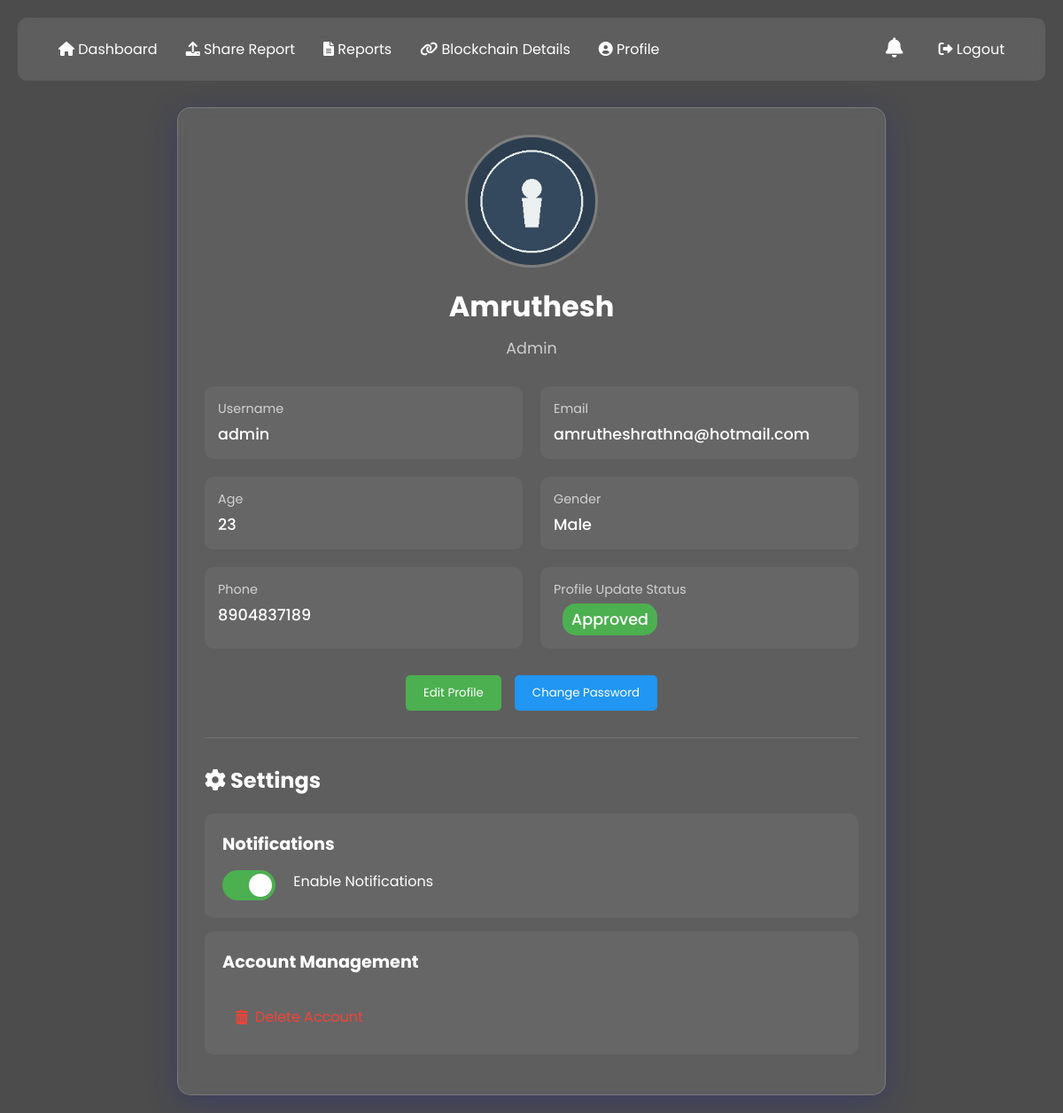
Page /profile (signed in) on the committed database.
### tables this page shows
CREATE TABLE users
                 (id INTEGER PRIMARY KEY,
                  username TEXT UNIQUE,
                  password TEXT,
                  email TEXT,
                  full_name TEXT,
                  user_type TEXT,
                  age INTEGER,
                  gender TEXT,
                  phone TEXT,
                  edit_status TEXT DEFAULT NULL,
                  pending_changes TEXT DEFAULT NULL
                    , last_login TEXT, notification_preference BOOLEAN DEFAULT 1, profile_photo VARCHAR(255) DEFAULT 'default_profile.png');

### medical_blockchain_app.py (the view, shortened to what this page needs)
@app.route('/profile')
@login_required
def profile():
    db = get_db()
    c = db.cursor()
    c.execute('''SELECT id, username, email, full_name, user_type, age, gender, phone, edit_status,
                 notification_preference, profile_photo FROM users WHERE username = ?''', (session['username'],))
    user = c.fetchone()
    if user:
        user_dict = {
            'id': user[0],
            'username': user[1],
            'email': user[2],
            'full_name': user[3],
            'user_type': user[4],
            'age': user[5],
            'gender': user[6],
            'phone': user[7],
            'edit_status': user[8],
            'notification_preference': (str(user[9]) == '1') if user[9] is not None else True,
            'profile_photo': user[10] if user[10] is not None else 'default_profile.png'
        }
        response = make_response(render_template('user_profile.html', user=user_dict))
        response.headers['Cache-Control'] = 'no-cache, no-store, must-revalidate'
        response.headers['Pragma'] = 'no-cache'
        response.headers['Expires'] = '0'
        return response

### medical_blockchain_app.py (called while the page is built)
def login_required(f):
    @wraps(f)
    def decorated_function(*args, **kwargs):
        if 'username' not in session:
            session.clear()
            flash('Please log in to access this page.', 'error')
            return redirect(url_for('login'))
        return f(*args, **kwargs)
    return decorated_function

def get_db():
    db = getattr(g, '_database', None)
    if db is None:
        db = g._database = sqlite3.connect(DATABASE)
    return db

@app.teardown_appcontext
def close_connection(exception):
    db = getattr(g, '_database', None)
    if db is not None:
        db.close()

### templates/user_profile.html (shortened to what this page needs)
<!DOCTYPE html>
<html lang="en">
<head>
    <link rel="stylesheet" href="https://cdnjs.cloudflare.com/ajax/libs/font-awesome/6.0.0/css/all.min.css">
</head>
<body>
    <div class="nav">
        <a href="{{ url_for('user_dashboard') }}"><i class="fas fa-home"></i> Dashboard</a>
        <a href="{{ url_for('upload_file1') }}"><i class="fas fa-upload"></i> Share Report</a>
        <a href="{{ url_for('shared_files') }}"><i class="fas fa-file-alt"></i> Reports</a>
        <a href="{{ url_for('blockchain_details') }}"><i class="fas fa-link"></i> Blockchain Details</a>
        <a href="{{ url_for('profile') }}"><i class="fas fa-user-circle"></i> Profile</a>
        <div class="notification-bell" id="notificationBell" onclick="toggleNotifications(event)" style="margin-right: 24px;">
            <i class="fas fa-bell"></i>
        </div>
        <a href="{{ url_for('logout') }}"><i class="fas fa-sign-out-alt"></i> Logout</a>
    </div>
    <div class="container">
        <div class="profile-card">
            <div class="profile-header">
                <img src="{{ url_for('static', filename='profile_photos/' + user.profile_photo) }}"
                     alt="Profile Photo"
                     class="profile-photo"
                     onclick="document.getElementById('profile-photo-upload').click()">
                <h1>{{ user.full_name }}</h1>
                <p>{{ user.user_type|title }}</p>
            </div>
            <div class="profile-info">
                <div class="info-group">
                    <label>Username</label>
                    <span>{{ user.username }}</span>
                </div>
                <div class="info-group">
                    <label>Email</label>
                    <span>{{ user.email }}</span>
                </div>
                <div class="info-group">
                    <label>Age</label>
                    <span>{{ user.age }}</span>
                </div>
                <div class="info-group">
                    <label>Gender</label>
                    <span>{{ user.gender }}</span>
                </div>
                <div class="info-group">
                    <label>Phone</label>
                    <span>{{ user.phone }}</span>
                </div>
                {% if user.edit_status %}
                <div class="info-group">
                    <label>Profile Update Status</label>
                    <span class="status-badge {{ user.edit_status }}">
                        {{ user.edit_status|title }}
                    </span>
                </div>
                {% endif %}
            </div>
            <div class="profile-actions">
                <button class="action-btn" onclick="toggleEditForm()">Edit Profile</button>
                <button class="action-btn secondary" onclick="togglePasswordForm()">Change Password</button>
            </div>
            <div class="settings-section">
                <h2><i class="fas fa-cog"></i> Settings</h2>
                <div class="settings-group">
                    <h3>Notifications</h3>
                    <label class="toggle-switch">
                        <span class="toggle-slider"></span>
                    </label>
                    <span style="margin-left: 1rem;">Enable Notifications</span>
                </div>
                <div class="settings-group">
                    <h3>Account Management</h3>
                    <a href="#" class="delete-account" onclick="confirmDeleteAccount()">
                        <i class="fas fa-trash-alt"></i> Delete Account
                    </a>
                </div>
            </div>
        </div>
    </div>
</body>
</html>

### templates/user_profile.html (style rules this page uses)
* { margin: 0; padding: 0; box-sizing: border-box; font-family: 'Poppins', sans-serif; }
body { min-height: 100vh; background: linear-gradient(rgba(0, 0, 0, 0.7), rgba(0, 0, 0, 0.7)), url('https://images.unsplash.com/photo-1576091160550-2173dba999ef?ixlib=rb-4.0.3&ixid=M3wxMjA3fDB8MHxwaG90by1wYWdlfHx8fGVufDB8fHx8fA%3D%3D&auto=format&fit=crop&w=2070&q=80'); background-size: cover; background-position: center; background-attachment: fixed; padding: 20px; }
.nav { display: flex; align-items: center; background: rgba(255, 255, 255, 0.1); backdrop-filter: blur(10px); padding: 15px 30px; border-radius: 10px; margin-bottom: 30px; overflow: visible; z-index: 10001; }
.nav a { color: #fff; text-decoration: none; padding: 8px 16px; border-radius: 5px; transition: background 0.3s ease; }
.container { max-width: 800px; margin: 0 auto; }
.profile-card { background: rgba(255, 255, 255, 0.1); backdrop-filter: blur(10px); border-radius: 15px; padding: 30px; color: #fff; box-shadow: 0 8px 32px 0 rgba(31, 38, 135, 0.37); border: 1px solid rgba(255, 255, 255, 0.18); position: relative; z-index: 1; }
.profile-header { text-align: center; margin-bottom: 30px; position: relative; }
.profile-photo { width: 150px; height: 150px; border-radius: 50%; margin: 0 auto 20px; object-fit: cover; border: 3px solid rgba(255, 255, 255, 0.2); cursor: pointer; transition: transform 0.3s ease; display: block; }
.profile-header h1 { font-size: 2em; margin-bottom: 10px; }
.profile-header p { color: rgba(255, 255, 255, 0.7); font-size: 1.1em; }
.profile-info { display: grid; grid-template-columns: repeat(2, 1fr); gap: 20px; margin-bottom: 30px; }
.info-group { background: rgba(255, 255, 255, 0.05); padding: 15px; border-radius: 10px; }
.info-group label { display: block; color: rgba(255, 255, 255, 0.7); margin-bottom: 5px; font-size: 0.9em; }
.info-group span { font-size: 1.1em; font-weight: 500; }
.profile-actions { display: flex; gap: 15px; justify-content: center; margin-bottom: 30px; }
.action-btn { display: inline-block; padding: 10px 20px; border-radius: 5px; text-decoration: none; color: white; background: #4CAF50; border: none; cursor: pointer; transition: background 0.3s ease; }
.action-btn.secondary { background: #2196F3; }
.settings-section { margin-top: 30px; padding-top: 30px; border-top: 1px solid rgba(255, 255, 255, 0.1); }
.settings-section h2 { margin-bottom: 20px; color: #fff; font-size: 1.5em; }
.settings-group { background: rgba(255, 255, 255, 0.05); padding: 20px; border-radius: 10px; margin-bottom: 15px; }
.settings-group h3 { margin: 0 0 15px 0; color: #fff; font-size: 1.2em; }
.toggle-switch { position: relative; display: inline-block; width: 60px; height: 34px; }
.toggle-slider { position: absolute; cursor: pointer; top: 0; left: 0; right: 0; bottom: 0; background-color: #ccc; transition: .4s; border-radius: 34px; }
.toggle-slider:before { position: absolute; content: ""; height: 26px; width: 26px; left: 4px; bottom: 4px; background-color: white; transition: .4s; border-radius: 50%; }
input:checked + .toggle-slider { background-color: #4CAF50; }
input:checked + .toggle-slider:before { transform: translateX(26px); }
.status-badge { display: inline-block; padding: 5px 10px; border-radius: 15px; font-size: 0.8em; margin-left: 10px; }
.status-badge.approved { background: #4CAF50; color: #fff; }
.delete-account { color: #f44336; text-decoration: none; display: inline-flex; align-items: center; gap: 0.5rem; margin-top: 10px; padding: 10px 15px; border-radius: 5px; transition: background 0.3s ease; }
.notification-bell { position: relative; display: inline-block; margin-left: 18px; cursor: pointer; }
.notification-bell i { font-size: 1.4em; color: #fff; }

### rows in the picture
users: profile_photo (placeholder picture), full_name "Amruthesh", user_type "Admin", username "admin", email "amrutheshrathna@hotmail.com", age "23", gender "Male", phone "8904837189", edit_status "Approved"
